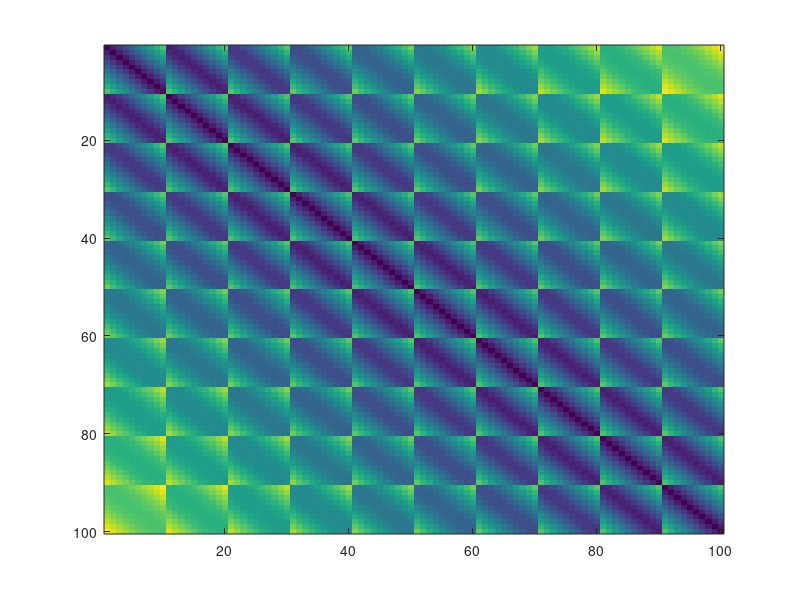

Source code (MATLAB): (Note: this script raises an error after producing the figure.)
% DISTRIBUTED REPRESENTATION DEMO 1
% Distributed reprepresention, or population coded content, involves
% collections of interlated pieces of information that are interpretted as
% a coherent pattern. When either the term "population code" or
% "distributed representation" are used, it usually implies that we do not
% have clear insight into what the individual pieces encode independently.
% Typically, it also implies an openness to the idea that individual pieces
% in fact cannot be interpretted out of the context of the rest of the
% pattern.
%
% How, then, are population codes to be interpretted and studied? One
% common solution is to consider the relationships among the various
% patterns. This relational structure may reveal key components of variance
% that provide insight into what is being encoded. Or, as is done in RSA,
% the relational structure encoded in a population code can be compared to
% a structure that you do understand. To the extent that they share
% structure, that is a way of explaining at least some of the structure
% that is expressed by the population code.
%
% In the following, we are going to take some known representations
% (information encoded in RGB format) and generate a "population code"
% based on that information. The objective is to show that even though it
% may not be obviously clear that the RGB features are present in the
% relationships among the distributed RGB information, the red and blue
% channels (the only two with variance in this example) can be recovered
% from the distance matrix.

%% Setup RGB codes
% These are our ground-truth color representations. Note that the green
% channel is constant. This is just to facilitate plotting our
% representations in 2 dimensions.
[r,g,b] = ndgrid(linspace(0,1,10),0.5,linspace(0,1,10));
rgb = [r(:),g(:),b(:)];

%% Plot the R and B coordinates, and color them in
scatter(r(:),b(:),2000,rgb,'s','filled')
xlim([-0.1,1.1]);
ylim([-0.1,1.1]);

%% Summarize RGB as a distance matrix
% Let's imagine 

D = pdist(rgb);

imagesc(squareform(D))
xy = cmdscale(D,2);

xy = bsxfun(@minus, xy, min(xy));
rgb_recovered = [xy(:,1)/max(xy(:,1)),repmat(0.5,100,1),xy(:,2)/max(xy(:,2))];
scatter(r(:),b(:),2000,rgb_recovered,'s','filled')
xlim([-0.1,1.1]);
ylim([-0.1,1.1]);

[coeff,score,latent] = pca(X);

subplot(1,2,1)
imagesc(X);
subplot(1,2,2)
imagesc(score);